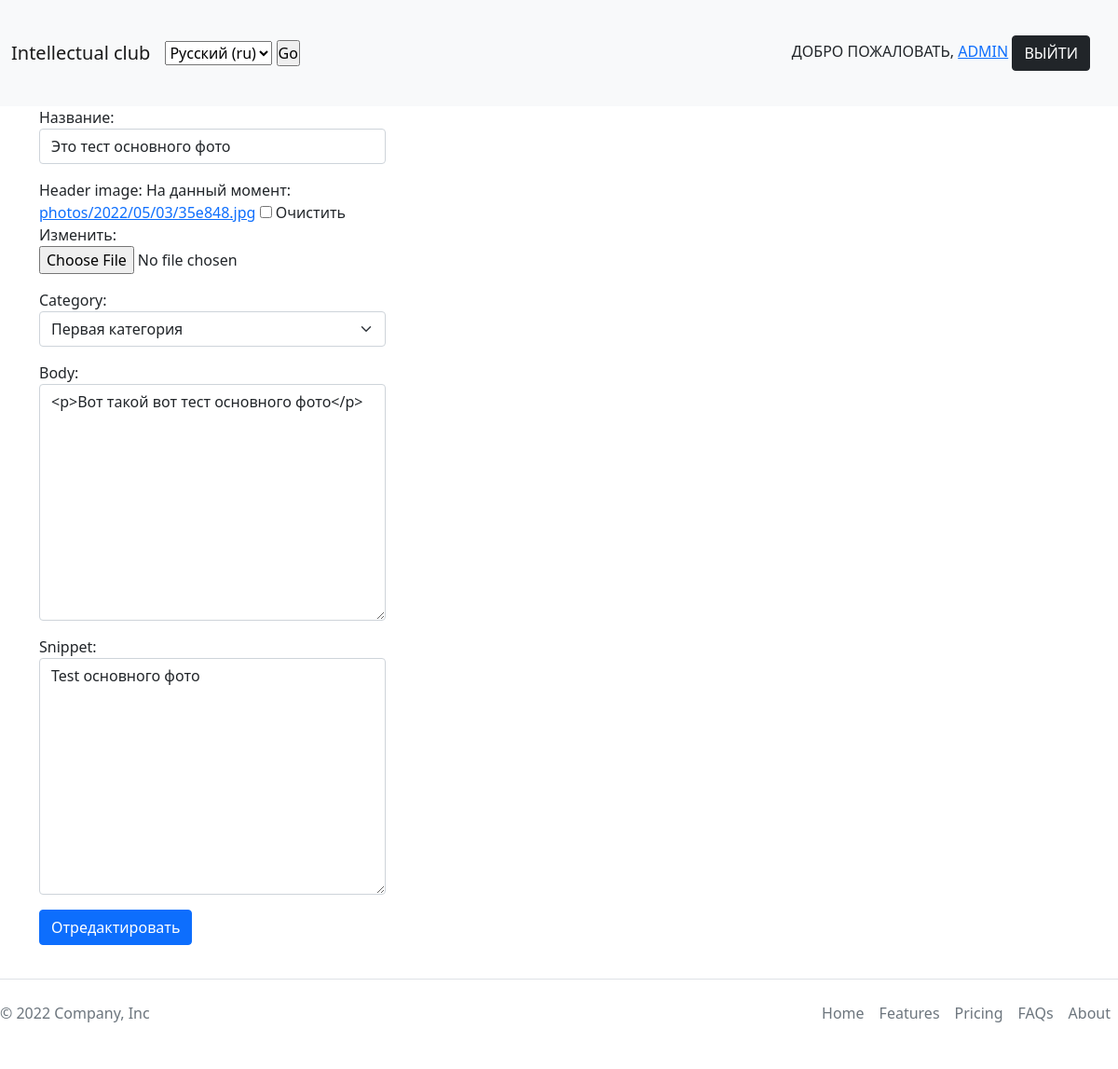
The app's page /ru/article/edit/11 (signed in) with its own data.
### theblog/models.py (models this page shows, shortened)
class Post(models.Model):
    title = models.CharField('Название', max_length=255)
    header_image = models.ImageField(
        null=True, blank=True, upload_to="photos/%Y/%m/%d/")
    author = models.ForeignKey(
        User, on_delete=models.CASCADE, verbose_name='Автор')
    body = RichTextField(blank=True, null=True)
    snippet = models.CharField(max_length=255, default='Test')
    post_date = models.DateField('Дата добавления', auto_now_add=True)
    category = models.CharField(max_length=255, default='test')
    likes = models.ManyToManyField(User, related_name='blog_post')

### theblog/views.py (the view)
# urls.py: path('article/edit/<int:pk>', views.EditPostView.as_view(), name='edit_article'),
class EditPostView(LoginRequiredMixin, UpdateView):
    model = Post
    form_class = PostForm
    raise_exception = True
    template_name = 'theblog/edit_post.html'

### theblog/forms.py
class PostForm (forms.ModelForm):
    class Meta:
        model = Post
        fields = ['title', 'header_image',
                  'author', 'category', 'body', 'snippet']
        widgets = {
            'title': forms.TextInput(attrs={'class': 'form-control', 'placeholder': 'Введите название записи'}),
            'author': forms.TextInput(attrs={'class': 'form-control', 'id': 'post_author', 'type': 'hidden'}),
            'category':  forms.Select(choices=choise_list, attrs={'class': 'form-select', 'placeholder': 'Выберите категорию'}),
            'body': forms.Textarea(attrs={'class': 'form-control', 'placeholder': 'Введите содержимое записи'}),
            'snippet': forms.Textarea(attrs={'class': 'form-control', 'placeholder': 'Введите краткое содержимое записи'}),
        }

### theblog/templates/theblog/edit_post.html (shortened to what this page needs)
{% extends 'main/base.html' %}
{% block content %}
<div class="container">
    {% if user.id == post.author.id %}
    <form method="POST" class="col-lg-4 form-group">
        {{ form.as_p }}
        <button class="btn btn-primary" type="submit">Отредактировать</button>
    </form>
    {% else %}
    <h2>
        Упс...Кажется эту запись создали не вы...
    </h2>
    {% endif %}
</div>
{% endblock %}

### main/templates/main/navbar.html (shortened to what this page needs)
{% load i18n %}
<nav class="navbar navbar-expand-lg navbar-light bg-light">
    <div class="container-fluid">
        <a class="navbar-brand" href="/">Intellectual club</a>
        <div class="collapse navbar-collapse" id="navbarScroll">
            <ul class="navbar-nav me-auto my-2 my-lg-0 navbar-nav-scroll" style="--bs-scroll-height: 100px;">
                <li>
                    <form action="{% url 'set_language' %}" method="post">
                        <select name="language">
                            {% get_current_language as LANGUAGE_CODE %}
                            {% get_available_languages as LANGUAGES %}
                            {% get_language_info_list for LANGUAGES as languages %}
                            {% for language in languages %}
                            {% if language.code == LANGUAGE_CODE %}
                            <option value='{{ language.code }}' selected>
                                {{ language.name_local }} ({{ language.code }})
                            </option>
                            {% else %}
                            <option value='{{ language.code }}'>
                                {{ language.name_local }} ({{ language.code }})
                            </option>
                            {% endif%}
                            {% endfor %}
                        </select>
                        <input type="submit" value="Go">
                    </form>
                </li>
            </ul>
            <ul class="navbar-nav me-2">
                {% if request.user.is_authenticated %}
                <li class="nav-item">
                    {% trans 'Добро пожаловать' %}, <a href="{% url 'edit_profile' user.pk  %}">{{ user.username }}</a>
                    <a class="btn btn-dark" href="{% url 'logout' %}"> {% trans 'Выйти' %}</a>
                </li>
                {% endif %}
            </ul>
        </div>
    </div>
</nav>

### main/static/main/css/style.css (style rules this page uses)
html, body { position: relative; min-height: 100vh; background-color: #edeef0; }
body { padding-bottom: 133px; }
* { margin: 0; padding: 0; box-sizing: border-box; list-style: none; text-decoration: none; }
.container { max-width: 1400px; width: 100%; padding: 0 30px; margin: 0 auto; }
.header nav ul { display: flex; padding: 30px 0; }
.header nav ul li { margin-right: 10px; text-transform: uppercase; }

### records on screen
Post: title "Это тест основного фото", category "Первая категория", body "<p>Вот такой вот тест основного фото</p>", snippet "Test основного фото"

### other values on screen
{{ user.username }} "ADMIN"
form field language "Русский (ru)"
